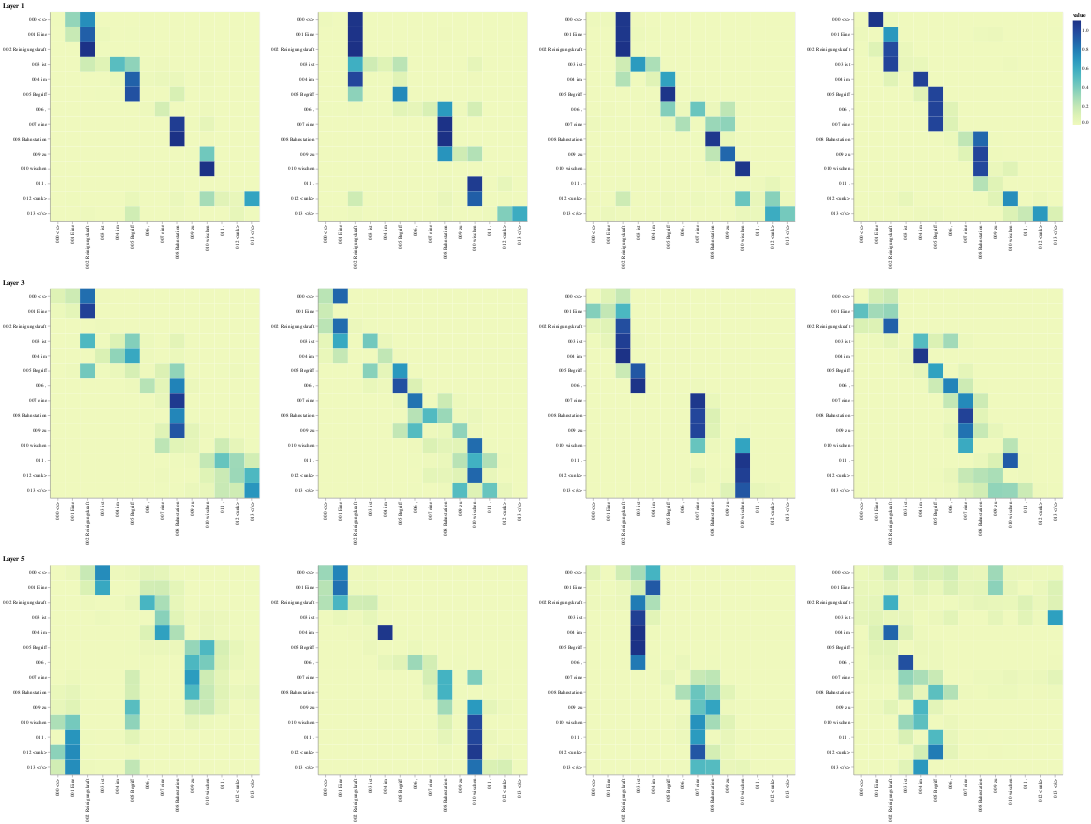

Source (notebook cell):
### Markdown cell above
## Encoder Self Attention

### Code cell
def viz_encoder_self():
    model, example_data = run_model_example(n_examples=1)
    example = example_data[
        len(example_data) - 1
    ]  # batch object for the final example

    layer_viz = [
        visualize_layer(
            model, layer, get_encoder, len(example[1]), example[1], example[1]
        )
        for layer in range(6)
    ]
    return alt.hconcat(
        layer_viz[0]
        # & layer_viz[1]
        & layer_viz[2]
        # & layer_viz[3]
        & layer_viz[4]
        # & layer_viz[5]
    )


show_example(viz_encoder_self)

### Figure 1 — Vega-Lite specification as saved in the notebook (floating-point values rounded to 4 significant figures; data arrays with more than 128 entries replaced by an {"elided": "..."} marker saying what was removed)
{"config": {"view": {"continuousWidth": 400, "continuousHeight": 300}}, "hconcat": [{"vconcat": [{"hconcat": [{"data": {"name": "data-9237f0a284ce1b200fe30e29d655a1b7"}, "mark": "rect", "encoding": {"color": {"type": "quantitative", "field": "value"}, "tooltip": [{"type": "quantitative", "field": "row"}, {"type": "quantitative", "field": "column"}, {"type": "quantitative", "field": "value"}, {"type": "nominal", "field": "row_token"}, {"type": "nominal", "field": "col_token"}], "x": {"type": "nominal", "axis": {"title": ""}, "field": "col_token"}, "y": {"type": "nominal", "axis": {"title": ""}, "field": "row_token"}}, "height": 400, "selection": {"selector002": {"type": "interval", "bind": "scales", "encodings": ["x", "y"]}}, "width": 400}, {"data": {"name": "data-a82511fe73ecb24b7c352a9767ec1d2d"}, "mark": "rect", "encoding": {"color": {"type": "quantitative", "field": "value"}, "tooltip": [{"type": "quantitative", "field": "row"}, {"type": "quantitative", "field": "column"}, {"type": "quantitative", "field": "value"}, {"type": "nominal", "field": "row_token"}, {"type": "nominal", "field": "col_token"}], "x": {"type": "nominal", "axis": {"title": ""}, "field": "col_token"}, "y": {"type": "nominal", "axis": {"title": ""}, "field": "row_token"}}, "height": 400, "selection": {"selector004": {"type": "interval", "bind": "scales", "encodings": ["x", "y"]}}, "width": 400}, {"data": {"name": "data-4e84b7c429d05a2d5e4f3a574636b71e"}, "mark": "rect", "encoding": {"color": {"type": "quantitative", "field": "value"}, "tooltip": [{"type": "quantitative", "field": "row"}, {"type": "quantitative", "field": "column"}, {"type": "quantitative", "field": "value"}, {"type": "nominal", "field": "row_token"}, {"type": "nominal", "field": "col_token"}], "x": {"type": "nominal", "axis": {"title": ""}, "field": "col_token"}, "y": {"type": "nominal", "axis": {"title": ""}, "field": "row_token"}}, "height": 400, "selection": {"selector006": {"type": "interval", "bind": "scales", "encodings": ["x", "y"]}}, "width": 400}, {"data": {"name": "data-5bfdf9863864e0959671f83bbda0e344"}, "mark": "rect", "encoding": {"color": {"type": "quantitative", "field": "value"}, "tooltip": [{"type": "quantitative", "field": "row"}, {"type": "quantitative", "field": "column"}, {"type": "quantitative", "field": "value"}, {"type": "nominal", "field": "row_token"}, {"type": "nominal", "field": "col_token"}], "x": {"type": "nominal", "axis": {"title": ""}, "field": "col_token"}, "y": {"type": "nominal", "axis": {"title": ""}, "field": "row_token"}}, "height": 400, "selection": {"selector008": {"type": "interval", "bind": "scales", "encodings": ["x", "y"]}}, "width": 400}]}, {"vconcat": [{"hconcat": [{"data": {"name": "data-ffbcad7532ae5f4a617b10ce4b33be0d"}, "mark": "rect", "encoding": {"color": {"type": "quantitative", "field": "value"}, "tooltip": [{"type": "quantitative", "field": "row"}, {"type": "quantitative", "field": "column"}, {"type": "quantitative", "field": "value"}, {"type": "nominal", "field": "row_token"}, {"type": "nominal", "field": "col_token"}], "x": {"type": "nominal", "axis": {"title": ""}, "field": "col_token"}, "y": {"type": "nominal", "axis": {"title": ""}, "field": "row_token"}}, "height": 400, "selection": {"selector018": {"type": "interval", "bind": "scales", "encodings": ["x", "y"]}}, "width": 400}, {"data": {"name": "data-5802cbd2582712b8bbe6dcdb76756e1d"}, "mark": "rect", "encoding": {"color": {"type": "quantitative", "field": "value"}, "tooltip": [{"type": "quantitative", "field": "row"}, {"type": "quantitative", "field": "column"}, {"type": "quantitative", "field": "value"}, {"type": "nominal", "field": "row_token"}, {"type": "nominal", "field": "col_token"}], "x": {"type": "nominal", "axis": {"title": ""}, "field": "col_token"}, "y": {"type": "nominal", "axis": {"title": ""}, "field": "row_token"}}, "height": 400, "selection": {"selector020": {"type": "interval", "bind": "scales", "encodings": ["x", "y"]}}, "width": 400}, {"data": {"name": "data-a0541692c5f51a5ceeb6fd1880a79bf8"}, "mark": "rect", "encoding": {"color": {"type": "quantitative", "field": "value"}, "tooltip": [{"type": "quantitative", "field": "row"}, {"type": "quantitative", "field": "column"}, {"type": "quantitative", "field": "value"}, {"type": "nominal", "field": "row_token"}, {"type": "nominal", "field": "col_token"}], "x": {"type": "nominal", "axis": {"title": ""}, "field": "col_token"}, "y": {"type": "nominal", "axis": {"title": ""}, "field": "row_token"}}, "height": 400, "selection": {"selector022": {"type": "interval", "bind": "scales", "encodings": ["x", "y"]}}, "width": 400}, {"data": {"name": "data-6502e33cc4a7b9e0e13779cd4c541bc7"}, "mark": "rect", "encoding": {"color": {"type": "quantitative", "field": "value"}, "tooltip": [{"type": "quantitative", "field": "row"}, {"type": "quantitative", "field": "column"}, {"type": "quantitative", "field": "value"}, {"type": "nominal", "field": "row_token"}, {"type": "nominal", "field": "col_token"}], "x": {"type": "nominal", "axis": {"title": ""}, "field": "col_token"}, "y": {"type": "nominal", "axis": {"title": ""}, "field": "row_token"}}, "height": 400, "selection": {"selector024": {"type": "interval", "bind": "scales", "encodings": ["x", "y"]}}, "width": 400}]}], "title": "Layer 3"}, {"vconcat": [{"hconcat": [{"data": {"name": "data-e5d061b89da8af8cef5cdad331fdedd0"}, "mark": "rect", "encoding": {"color": {"type": "quantitative", "field": "value"}, "tooltip": [{"type": "quantitative", "field": "row"}, {"type": "quantitative", "field": "column"}, {"type": "quantitative", "field": "value"}, {"type": "nominal", "field": "row_token"}, {"type": "nominal", "field": "col_token"}], "x": {"type": "nominal", "axis": {"title": ""}, "field": "col_token"}, "y": {"type": "nominal", "axis": {"title": ""}, "field": "row_token"}}, "height": 400, "selection": {"selector034": {"type": "interval", "bind": "scales", "encodings": ["x", "y"]}}, "width": 400}, {"data": {"name": "data-cc5515b9ac77cff6706d44e8e4d0e064"}, "mark": "rect", "encoding": {"color": {"type": "quantitative", "field": "value"}, "tooltip": [{"type": "quantitative", "field": "row"}, {"type": "quantitative", "field": "column"}, {"type": "quantitative", "field": "value"}, {"type": "nominal", "field": "row_token"}, {"type": "nominal", "field": "col_token"}], "x": {"type": "nominal", "axis": {"title": ""}, "field": "col_token"}, "y": {"type": "nominal", "axis": {"title": ""}, "field": "row_token"}}, "height": 400, "selection": {"selector036": {"type": "interval", "bind": "scales", "encodings": ["x", "y"]}}, "width": 400}, {"data": {"name": "data-1ebe2e5d8b27f1e8b84671db67ef8323"}, "mark": "rect", "encoding": {"color": {"type": "quantitative", "field": "value"}, "tooltip": [{"type": "quantitative", "field": "row"}, {"type": "quantitative", "field": "column"}, {"type": "quantitative", "field": "value"}, {"type": "nominal", "field": "row_token"}, {"type": "nominal", "field": "col_token"}], "x": {"type": "nominal", "axis": {"title": ""}, "field": "col_token"}, "y": {"type": "nominal", "axis": {"title": ""}, "field": "row_token"}}, "height": 400, "selection": {"selector038": {"type": "interval", "bind": "scales", "encodings": ["x", "y"]}}, "width": 400}, {"data": {"name": "data-a73cc673f03db7633433369f81f787eb"}, "mark": "rect", "encoding": {"color": {"type": "quantitative", "field": "value"}, "tooltip": [{"type": "quantitative", "field": "row"}, {"type": "quantitative", "field": "column"}, {"type": "quantitative", "field": "value"}, {"type": "nominal", "field": "row_token"}, {"type": "nominal", "field": "col_token"}], "x": {"type": "nominal", "axis": {"title": ""}, "field": "col_token"}, "y": {"type": "nominal", "axis": {"title": ""}, "field": "row_token"}}, "height": 400, "selection": {"selector040": {"type": "interval", "bind": "scales", "encodings": ["x", "y"]}}, "width": 400}]}], "title": "Layer 5"}], "title": "Layer 1"}], "$schema": "https://vega.github.io/schema/vega-lite/v4.8.1.json", "datasets": {"data-9237f0a284ce1b200fe30e29d655a1b7": {"elided": "196 records"}, "data-a82511fe73ecb24b7c352a9767ec1d2d": {"elided": "196 records"}, "data-4e84b7c429d05a2d5e4f3a574636b71e": {"elided": "196 records"}, "data-5bfdf9863864e0959671f83bbda0e344": {"elided": "196 records"}, "data-ffbcad7532ae5f4a617b10ce4b33be0d": {"elided": "196 records"}, "data-5802cbd2582712b8bbe6dcdb76756e1d": {"elided": "196 records"}, "data-a0541692c5f51a5ceeb6fd1880a79bf8": {"elided": "196 records"}, "data-6502e33cc4a7b9e0e13779cd4c541bc7": {"elided": "196 records"}, "data-e5d061b89da8af8cef5cdad331fdedd0": {"elided": "196 records"}, "data-cc5515b9ac77cff6706d44e8e4d0e064": {"elided": "196 records"}, "data-1ebe2e5d8b27f1e8b84671db67ef8323": {"elided": "196 records"}, "data-a73cc673f03db7633433369f81f787eb": {"elided": "196 records"}}}
